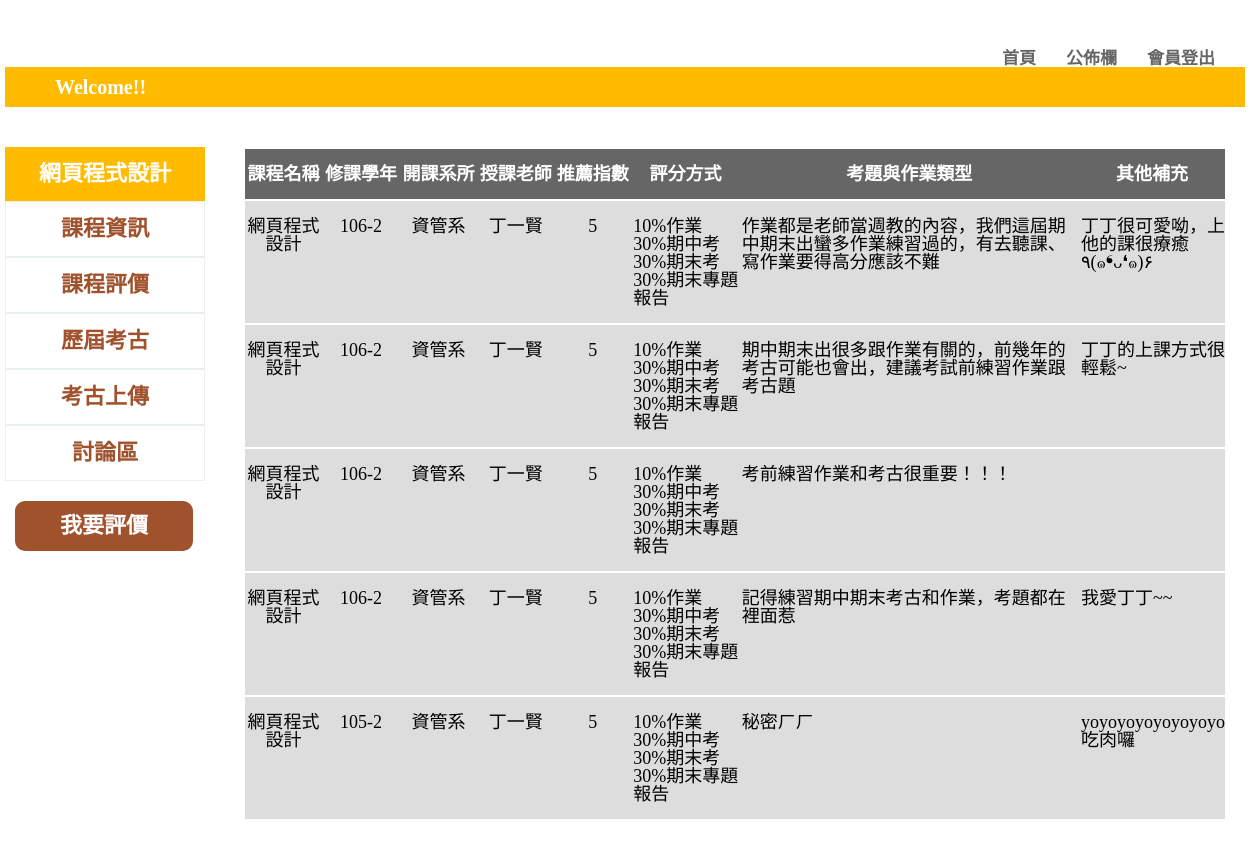
The page /classdb.php?name=丁一賢&subject=網頁程式設計 (signed in) on the database its author committed.
### tables this page shows
CREATE TABLE `classevaluation` (
  `subject` text NOT NULL,
  `classyear` varchar(10) NOT NULL,
  `department` text NOT NULL,
  `name` text NOT NULL,
  `score` int(10) NOT NULL,
  `score2` text NOT NULL,
  `hw` text NOT NULL,
  `other` text NOT NULL
);

### classdb.php (the view, shortened to what this page needs)
<!DOCTYPE html>
<html lang="en">
<head>
    <link rel="stylesheet" href="all.css">
</head>
<body>
<div class="wrap">
        <div class="header">
            <div class="logo">
                <a href="home.php"><img src="https://scontent.fkhh1-1.fna.fbcdn.net/v/t1.0-9/59887336_2148001515320668_3034674628355162112_n.jpg?_nc_cat=102&_nc_ht=scontent.fkhh1-1.fna&oh=3e3b0a3597d9b5d9d1618160a6ef6f59&oe=5D5B49C3" alt=""></a>
            </div>
            <div class="function">
             <div class="list">
                 <ul>
				 <li><a href="home.php">首頁</a></li>
                     <li><a href="bulletinboard.php">公佈欄</a></li>
                     <?php
                     if(!isset($_SESSION["account"])){
                        echo "<li><a href='signin.php'>會員登入</a></li>";
                     }else{
                        echo "<li><a href='home.php?logout=yes'>會員登出</a></li>";
                     }
                    ?>
                </ul>
            </div>
            </div>
            <div class="title">
                <div class="welcome"><marquee scrollamount="10" behavior="alternate">Welcome!!</marquee></div>
            </div>
        </div>
    <div class="content">
        <div class="mean">
        <?php
            $name=$_GET['name'];
            $subject=$_GET['subject'];
            echo "<span class='top'>$subject</span>";
            echo "<ul><li><a href='information.php?name=$name&subject=$subject'>課程資訊</a></li>";
            echo "<li><a href='classdb.php?name=$name&subject=$subject'>課程評價</a></li>";
            echo "<li><a href='history.php?name=$name&subject=$subject'>歷屆考古</a></li>";
            echo "<li><a href='upload.php?name=$name&subject=$subject'>考古上傳</a></li>";
            echo "<li><a href='comment.php?name=$name&subject=$subject'>討論區</a></li></ul>";
		 ?>
		 <div class="comment">
          <?php
   	     	$name=$_GET['name'];
  	    	$subject=$_GET['subject'];
	    	echo "<a href='classevaluation.php?name=$name&subject=$subject'>我要評價</a>";
          ?></div>
		 </div>
		 <div class="class">
           <?php
			if($_SESSION['decide']==$_POST['decide']){
			$name=$_GET["name"];
			$link=@mysqli_connect('localhost','root','','php');
			$SQL="SELECT * FROM classevaluation WHERE name='$name'";
			echo "<table width=980 border=2>";
			echo "<tr id='classTop'>"."<td>"."課程名稱"."</td>"."<td>"."修課學年"."</td>"."<td>"."開課系所"."</td>"."<td>"."授課老師"."</td>"."<td>"."推薦指數"."</td>"."<td>"."評分方式"."</td>"."<td>"."考題與作業類型"."</td>"."<td>"."其他補充"."</td>"."</tr>";
			if($result=mysqli_query($link,$SQL)){
			while($row=mysqli_fetch_assoc($result))
			echo "<tr>"."<td width=80>".$row["subject"]."</td>"."<td width=80>".$row["classyear"]."</td>"."<td width=80>".$row["department"]."</td>"."<td width=80>".$row["name"]."</td>"."<td width=80>".$row["score"]."</td>"."<td width=110 class='left'>".$row["score2"]."</td>"."<td width=350 class='left'>".$row["hw"]."</td>"."<td width=120 class='left'>".$row["other"]."</td>"."</tr>";
			 }
			echo "</table>";
			}
			 ?>
   </div>
	</div>
</body>
</html>

### all.css (style rules this page uses)
html, body, div, span, applet, object, iframe, h1, h2, h3, h4, h5, h6, p, blockquote, pre, a, abbr, acronym, address, big, cite, code, del, dfn, em, img, ins, kbd, q, s, samp, small, strike, strong, sub, sup, tt, var, b, u, i, center, dl, dt, dd, ol, ul, li, fieldset, form, label, legend, table, caption, tbody, tfoot, thead, tr, th, td, article, aside, canvas, details, embed, figure, figcaption, footer, header, hgroup, menu, nav, output, ruby, section, summary, time, mark, audio, video { margin: 0; padding: 0; border: 0; font-size: 100%; font: inherit; vertical-align: baseline; }
body { line-height: 1; }
ol, ul { list-style: none; }
table { border-collapse: collapse; border-spacing: 0; }
a { text-decoration:none; }
.wrap { width: 1240px; margin: 0 auto; font-family: 微軟正黑體; }
.logo { float: left; width: 500px; }
.logo img { width: 50%; padding: 10px 0px 0px 55px; }
.title { height: 40px; background-color: #FFBB00; }
.welcome { margin-left: 50px; float: left; width: 80%; font-size: 20px; padding-top: 10px; color: #ffffff; font-weight: bold; }
.function { float:right; padding-top: 50px; }
.list { float:left; }
.list li { float:left; padding-right: 30px; font-size: 17px; font-weight: bolder; font-family: 微軟正黑體; }
.list li a { color: #666666 ; }
.mean { width: 200px; text-align: center; float: left; font-size: 22px; font-weight: bold; margin-top:40px; font-family:微軟正黑體; }
.mean li { list-style:none; border: #EAF0ED solid 1px; padding: 16px; }
.mean a { display: block; color: #A0522D; text-decoration:none; }
.mean span { font-weight: bolder; background-color: #FFBB00; color:#fff; display: block; padding: 16px; }
.comment { float: left; }
.class { float: left; margin-top: 40px; margin-left: 40px; font-size: 18px; margin-bottom: 100px; }
.class td { padding-top:16px; padding-bottom:16px; text-align: center; background-color: #DDDDDD; border-top:2px solid#fff; }
.class .left { text-align: left; padding-left:2px; }
.class #classTop td { background-color: #666666; color:#fff; font-weight: bolder; }
.comment { margin-top: 20px; width: 150px; text-align: center; font-size: 22px; padding: 14px; font-family: 微軟正黑體; font-weight: bolder; background-color: #A0522D; color: #fff; margin-left: 10px; border-radius:10px; }
.comment a { background-color: #A0522D; color: #fff; display: block; }

### rows shown on the page
classevaluation: subject "網頁程式設計", classyear "106-2", department "資管系", name "丁一賢", score "5", score2 "10%作業 30%期中考 30%期末考 30%期末專題報告", hw "作業都是老師當週教的內容，我們這屆期中期末出蠻多作業練習過的，有去聽課、寫作業要得高分應該不難", other "丁丁很可愛呦，上他的課很療癒٩(๑❛ᴗ❛๑)۶"
classevaluation: subject "網頁程式設計", classyear "106-2", department "資管系", name "丁一賢", score "5", score2 "10%作業 30%期中考 30%期末考 30%期末專題報告", hw "期中期末出很多跟作業有關的，前幾年的考古可能也會出，建議考試前練習作業跟考古題", other "丁丁的上課方式很輕鬆~"
classevaluation: subject "網頁程式設計", classyear "106-2", department "資管系", name "丁一賢", score "5", score2 "10%作業 30%期中考 30%期末考 30%期末專題報告", hw "考前練習作業和考古很重要！！！"
classevaluation: subject "網頁程式設計", classyear "106-2", department "資管系", name "丁一賢", score "5", score2 "10%作業 30%期中考 30%期末考 30%期末專題報告", hw "記得練習期中期末考古和作業，考題都在裡面惹", other "我愛丁丁~~"
classevaluation: subject "網頁程式設計", classyear "105-2", department "資管系", name "丁一賢", score "5", score2 "10%作業 30%期中考 30%期末考 30%期末專題報告", hw "秘密ㄏㄏ", other "yoyoyoyoyoyoyoyo吃肉囉"

### other values the page prints
$subject "網頁程式設計"
